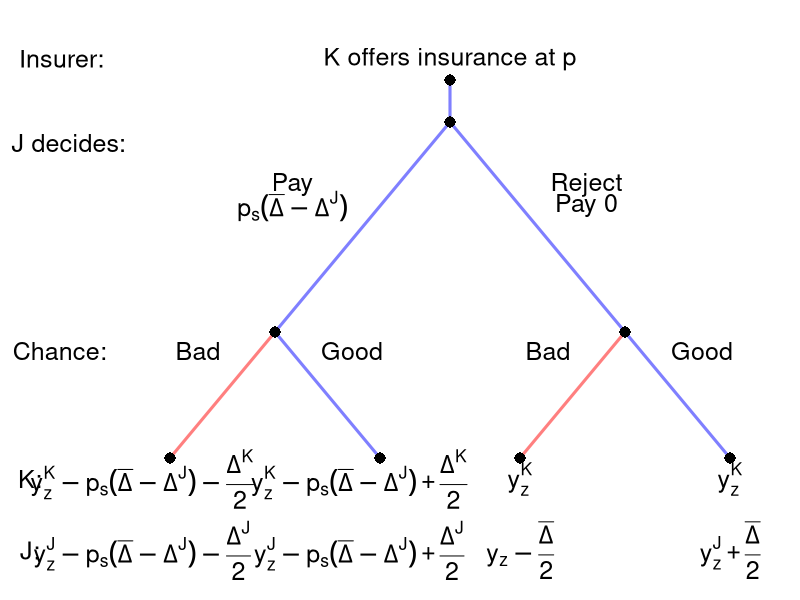

Write the R code that produced this figure.
#' Graph Designer: Simon Halliday, Scott Cohn
#' Authors: Bowles and Halliday
#' Title: Coordination, Conflict and Competition: A Text in Microeconomics

library(shape)
pdf(file = "risk/sequential_risk.pdf", width = 9, height = 7)

#Set parameters for graphics
axislabelsize <- 1.5
labelsize <- 2
actionlabelsize <- 1.5
graphlinewidth <- 3
segmentlinewidth <- 2
nodesize <- 1.5

COL <- c("#7fc97f", "#beaed4", "#fdc086", "#ffff99", "#386cb0", "#f0027f", "#bf5b17", "#666666")
COLA <- c("#99d8c9","#66c2a4","#41ae76", "#238b45", "#005824")
COLB <- c("#4eb3d3", "#2b8cbe", "#0868ac","#084081")

par(mar =  c(5, 5, 4, 0))

xlims <- c(0, 10)
ylims <- c(0, 10)

npts <- 501 
x <- seq(xlims[1], xlims[2], length.out = npts)
y <- seq(ylims[1], ylims[2], length.out = npts) 

plot(0, 0, xlim = xlims, ylim = ylims, type = "n",
     xlab = expression(paste("")),
     ylab = expression(paste("")), 
     xaxt = "n", 
     yaxt = "n", 
     cex.lab = axislabelsize, 
     bty = "n",
     xaxs="i", 
     yaxs="i")

ticksy <- seq(from = 0, to = ylims[2], by = 2)
ylabels <- seq(from = 0, to = ylims[2], by = 2)
ticksx <- seq(from = 0, to = xlims[2], by = 2)
xlabels <- seq(from = 0, to = xlims[2], by = 2)

#Branches for Agent
segments(5, 9, 5, 10, lty = 1, col = rgb(0, 0, 1, 0.5), lwd = graphlinewidth, xpd = TRUE)
#Fish 10
segments(5, 9, 2.5, 4, lty = 1, col = rgb(0, 0, 1, 0.5), lwd = graphlinewidth)
segments(2.5, 4, 1, 1, lty = 1, col = rgb(1, 0, 0, 0.5), lwd = graphlinewidth)

#Fish 12
segments(5, 9, 9, 1, lty = 1, col = rgb(0, 0, 1, 0.5), lwd = graphlinewidth)

#Branches for Agent
#From Aram Fishing 10
#Bina fishes 10
segments(7.5, 4, 6, 1, lty = 1, col = rgb(1, 0, 0, 0.5), lwd = graphlinewidth)
#Bina fishes 12
segments(2.5, 4, 4, 1, lty = 1, col = rgb(0, 0, 1, 0.5), lwd = graphlinewidth)

#From Aram fishing 12
#Bina fishes 10
#segments(7.5, 5, 6, 1, lty = 1, col = rgb(1, 0, 0, 0.5), lwd = graphlinewidth)


#Bina fishes 12
#segments(7.5, 5, 9, 1, lty = 1, col = rgb(1, 0, 0, 0.5), lwd = graphlinewidth)

#Initial node
points(5, 10, pch = 16, col = "black", cex = nodesize, xpd = TRUE)
points(5, 9, pch = 16, col = "black", cex = nodesize)

#P1 Nodes
points(2.5, 4, pch = 16, col = "black", cex = nodesize)
points(7.5, 4, pch = 16, col = "black", cex = nodesize) 

#P2 Terminal Nodes
points(1, 1, pch = 16, col = "black", cex = nodesize)
points(4, 1, pch = 16, col = "black", cex = nodesize)
points(6, 1, pch = 16, col = "black", cex = nodesize)
points(9, 1, pch = 16, col = "black", cex = nodesize)

text(-0.55, 10.5, expression(paste("Insurer:")), cex = actionlabelsize, xpd = TRUE)
text(5, 10.5, expression(paste("K offers insurance at ", p)), cex = actionlabelsize, xpd = TRUE)
#text(5, 10.55, expression(paste("and wage, ", w)), cex = actionlabelsize, xpd = TRUE)

text(-0.45, 8.5, expression(paste("J decides:")), cex = actionlabelsize, xpd = TRUE)

text(2.75, 7.5, expression(paste("Pay")), cex = actionlabelsize)
text(2.75, 7, expression(paste(p[s](bar(Delta) - Delta^J))), cex = actionlabelsize)


text(6.95, 7.5, expression(paste("Reject")), cex = actionlabelsize)
text(6.95, 7, expression("Pay 0"), cex = actionlabelsize)

#text(-0.575, 6.15, expression(paste("Chance:")), cex = actionlabelsize, xpd = TRUE)

# text(2.2, 6.15-0.5, expression(paste("Worker is")), cex = actionlabelsize)
# text(2.2, 5.7-0.5, expression(paste("terminated")), cex = actionlabelsize)
# text(2.2, 5.25-0.5, expression(paste((t))), cex = actionlabelsize)

text(-0.575, 3.55, expression(paste("Chance:")), cex = actionlabelsize, xpd = TRUE)

text(1.4, 3.55, expression(paste("Bad")), cex = actionlabelsize)
text(3.6, 3.55, expression(paste("Good")), cex = actionlabelsize)
text(6.4, 3.55, expression(paste("Bad")), cex = actionlabelsize)
text(8.6, 3.55, expression(paste("Good")), cex = actionlabelsize)



#Payoffs 
text(-1, 0.5, expression(paste("K:")), cex = actionlabelsize, xpd = TRUE)
text(-1, -1.2, expression(paste("J:")), cex = actionlabelsize, xpd = TRUE)


text(0.6, 0.5, expression(y[z]^K - p[s](bar(Delta) - Delta^J) - frac(Delta^K, 2)), cex = actionlabelsize, xpd = TRUE)
text(0.6, -1.2, expression(y[z]^J - p[s](bar(Delta) - Delta^J) - frac(Delta^J, 2)), cex = actionlabelsize, xpd = TRUE)

text(3.7, 0.5, expression(y[z]^K - p[s](bar(Delta) - Delta^J) + frac(Delta^K, 2)), cex = actionlabelsize, xpd = TRUE)
text(3.7, -1.2, expression(y[z]^J - p[s](bar(Delta) - Delta^J) + frac(Delta^J, 2)), cex = actionlabelsize, xpd = TRUE)

text(6, 0.5, expression(y[z]^K), cex = actionlabelsize, xpd = TRUE)
text(6, -1.2, expression(y[z] - frac(bar(Delta), 2)), cex = actionlabelsize, xpd = TRUE)

text(9, 0.5, expression(y[z]^K), cex = actionlabelsize, xpd = TRUE)
text(9, -1.2, expression(y[z]^J + frac(bar(Delta), 2)), cex = actionlabelsize, xpd = TRUE)

dev.off()
